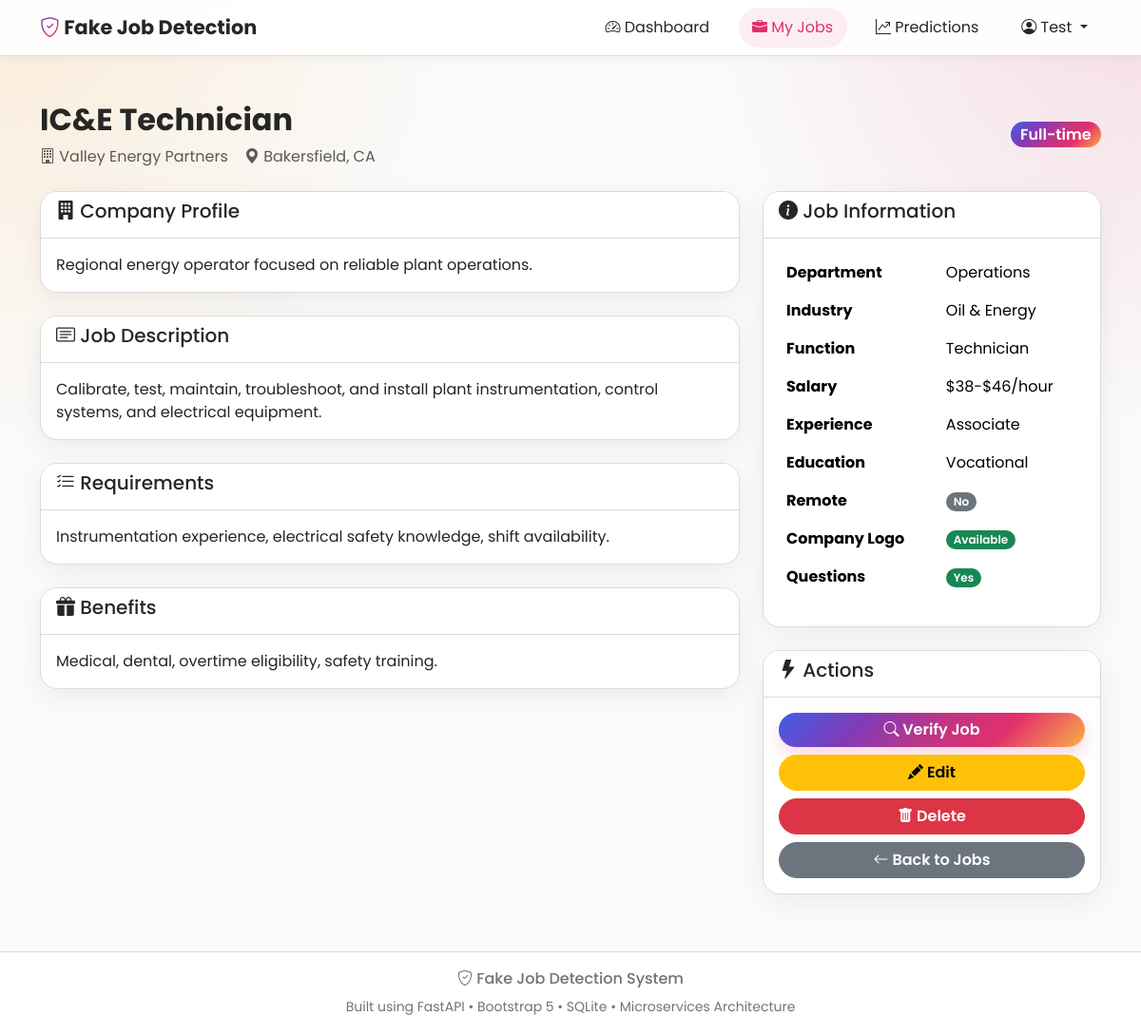
/jobs/2 (signed in), run on the app's committed database.
### app/models/job.py (models this page shows)
class Job(Base):
    __tablename__ = "jobs"
    id: Mapped[int] = mapped_column(primary_key=True, index=True)
    user_id: Mapped[int] = mapped_column(
        ForeignKey("users.id"),
        nullable=False
    )
    title: Mapped[str] = mapped_column(
        String(200),
        nullable=False
    )
    company: Mapped[str] = mapped_column(
        String(150),
        nullable=False
    )
    location: Mapped[str | None] = mapped_column(String(150))
    department: Mapped[str | None] = mapped_column(String(150))
    salary_range: Mapped[str | None] = mapped_column(String(100))
    company_profile: Mapped[str | None] = mapped_column(Text)
    description: Mapped[str] = mapped_column(
        Text,
        nullable=False
    )
    requirements: Mapped[str | None] = mapped_column(Text)
    benefits: Mapped[str | None] = mapped_column(Text)
    telecommuting: Mapped[bool] = mapped_column(
        Boolean,
        default=False
    )
    has_company_logo: Mapped[bool] = mapped_column(
        Boolean,
        default=False
    )
    has_questions: Mapped[bool] = mapped_column(
        Boolean,
        default=False
    )
    employment_type: Mapped[str | None] = mapped_column(String(100))
    required_experience: Mapped[str | None] = mapped_column(String(100))
    required_education: Mapped[str | None] = mapped_column(String(100))
    industry: Mapped[str | None] = mapped_column(String(100))
    function: Mapped[str | None] = mapped_column(String(100))
    created_at: Mapped[datetime] = mapped_column(
        DateTime,
        default=datetime.utcnow
    )
    updated_at: Mapped[datetime] = mapped_column(
        DateTime,
        default=datetime.utcnow,
        onupdate=datetime.utcnow
    )
    application_deadline: Mapped[datetime | None] = mapped_column(
        DateTime,
        nullable=True
    )
    job_link: Mapped[str | None] = mapped_column(
        String(500),
        nullable=True
    )
    owner = relationship(
        "User",
        back_populates="jobs"
    )
    prediction_result = relationship(
        "PredictionResult",
        back_populates="job",
        uselist=False,
        cascade="all, delete-orphan"
    )

### app/routers/jobs.py (the view)
@router.get("/{job_id}")
def view_job(
    job_id: int,
    request: Request,
    db: Session = Depends(get_db)
):
    login_redirect = require_login(request)
    if login_redirect:
        return login_redirect
    job = get_job_by_id(
        db,
        job_id,
        request.session["user_id"]
    )
    if job is None:
        return templates.TemplateResponse(
            request=request,
            name="errors/404.html",
            context={
                "title": "Job Not Found",
                "message": "The requested job could not be found."
            },
            status_code=404
        )
    return templates.TemplateResponse(
        request=request,
        name="job_details.html",
        context={
            "title": "Job Details",
            "job": job
        }
    )

### app/templates/job_details.html (shortened to what this page needs)
{% extends "base.html" %}
{% block content %}
<div class="d-flex justify-content-between align-items-center mb-4">
    <div>
        <h2 class="fw-bold">
            {{ job.title }}
        </h2>
        <p class="text-muted mb-0">
            <i class="bi bi-building"></i>
            {{ job.company }}
            <i class="bi bi-geo-alt-fill"></i>
            {{ job.location }}
        </p>
    </div>
    <span class="badge bg-primary fs-6">
        {{ job.employment_type }}
    </span>
</div>
<div class="row">
    <div class="col-lg-8">
        <div class="card mb-4">
            <div class="card-header">
                <h5>
                    <i class="bi bi-building-fill"></i>
                    Company Profile
                </h5>
            </div>
            <div class="card-body">
                {% if job.company_profile %}
                {{ job.company_profile }}
                {% else %}
                <span class="text-muted">
                    No company profile available.
                </span>
                {% endif %}
            </div>
        </div>
        <div class="card mb-4">
            <div class="card-header">
                <h5>
                    <i class="bi bi-card-text"></i>
                    Job Description
                </h5>
            </div>
            <div class="card-body">
                {{ job.description }}
            </div>
        </div>
        <div class="card mb-4">
            <div class="card-header">
                <h5>
                    <i class="bi bi-list-check"></i>
                    Requirements
                </h5>
            </div>
            <div class="card-body">
                {% if job.requirements %}
                {{ job.requirements }}
                {% else %}
                <span class="text-muted">
                    Not specified.
                </span>
                {% endif %}
            </div>
        </div>
        <div class="card">
            <div class="card-header">
                <h5>
                    <i class="bi bi-gift-fill"></i>
                    Benefits
                </h5>
            </div>
            <div class="card-body">
                {% if job.benefits %}
                {{ job.benefits }}
                {% else %}
                <span class="text-muted">
                    No benefits mentioned.
                </span>
                {% endif %}
            </div>
        </div>
    </div>
    <div class="col-lg-4">
        <div class="card mb-4">
            <div class="card-header">
                <h5>
                    <i class="bi bi-info-circle-fill"></i>
                    Job Information
                </h5>
            </div>
            <div class="card-body">
                <table class="table table-borderless">
                    <tr>
                        <th>Department</th>
                        <td>{{ job.department or "-" }}</td>
                    </tr>
                    <tr>
                        <th>Industry</th>
                        <td>{{ job.industry or "-" }}</td>
                    </tr>
                    <tr>
                        <th>Function</th>
                        <td>{{ job.function or "-" }}</td>
                    </tr>
                    <tr>
                        <th>Salary</th>
                        <td>{{ job.salary_range or "-" }}</td>
                    </tr>
                    <tr>
                        <th>Experience</th>
                        <td>{{ job.required_experience or "-" }}</td>
                    </tr>
                    <tr>
                        <th>Education</th>
                        <td>{{ job.required_education or "-" }}</td>
                    </tr>
                    <tr>
                        <th>Remote</th>
                        <td>
                            {% if job.telecommuting %}
                            <span class="badge bg-success">
                                Yes
                            </span>
                            {% else %}
                            <span class="badge bg-secondary">
                                No
                            </span>
                            {% endif %}
                        </td>
                    </tr>
                    <tr>
                        <th>Company Logo</th>
                        <td>
                            {% if job.has_company_logo %}
                            <span class="badge bg-success">
                                Available
                            </span>
                            {% else %}
                            <span class="badge bg-danger">
                                Not Available
                            </span>
                            {% endif %}
                        </td>
                    </tr>
                    <tr>
                        <th>Questions</th>
                        <td>
                            {% if job.has_questions %}
                            <span class="badge bg-success">
                                Yes
                            </span>
                            {% else %}
                            <span class="badge bg-secondary">
                                No
                            </span>
                            {% endif %}
                        </td>
                    </tr>
                </table>
            </div>
        </div>
        <div class="card">
            <div class="card-header">
                <h5>
                    <i class="bi bi-lightning-fill"></i>
                    Actions
                </h5>
            </div>
            <div class="card-body d-grid gap-2">
                <a
                    href="/prediction/{{ job.id }}"
                    class="btn btn-success">
                    <i class="bi bi-search"></i>
                    Verify Job
                </a>
                <a
                    href="/jobs/{{ job.id }}/edit"
                    class="btn btn-warning">
                    <i class="bi bi-pencil-fill"></i>
                    Edit
                </a>
                <a
                    href="/jobs/{{ job.id }}/delete"
                    class="btn btn-danger"
                    onclick="return confirm('Delete this job?')">
                    <i class="bi bi-trash-fill"></i>
                    Delete
                </a>
                <a
                    href="/jobs"
                    class="btn btn-secondary">
                    <i class="bi bi-arrow-left"></i>
                    Back to Jobs
                </a>
            </div>
        </div>
    </div>
</div>
{% endblock %}

### app/static/css/style.css (style rules this page uses)
:root { --ig-pink:#e1306c; --ig-purple:#833ab4; --ig-orange:#fcaf45; --ig-blue:#405de6; --ig-ink:#262626; --ig-muted:#737373; --ig-line:#dbdbdb; --ig-soft:#fafafa; --ig-gradient:linear-gradient(135deg,#405de6 0%,#833ab4 28%,#c13584 52%,#e1306c 72%,#fcaf45 100%); }
body { color:var(--ig-ink); background: radial-gradient(circle at top left,rgba(252,175,69,.18),transparent 30rem), radial-gradient(circle at top right,rgba(225,48,108,.14),transparent 28rem), var(--ig-soft) !important; }
.card { border:1px solid var(--ig-line) !important; border-radius:18px !important; box-shadow:0 8px 28px rgba(0,0,0,.06) !important; overflow:hidden; }
.card-header { background:#fff !important; border-bottom:1px solid var(--ig-line) !important; color:var(--ig-ink) !important; font-weight:700; }
.btn { border-radius:999px !important; font-weight:600 !important; }
.btn-primary, .btn-success, .btn-info, .btn-dark { background:var(--ig-gradient) !important; border:0 !important; color:#fff !important; box-shadow:0 8px 18px rgba(225,48,108,.2); }
.bg-primary, .bg-info, .bg-dark { background:var(--ig-gradient) !important; }
.badge { border-radius:999px; font-weight:600; }
.table { --bs-table-bg:transparent; }
.table tbody td { border-color:#efefef; }
.page-title, h1,h2,h3,h4,h5 { letter-spacing:0; }

### app/templates/base.html (style rules this page uses)
body { font-family:'Poppins',sans-serif; min-height:100vh; display:flex; flex-direction:column; }
.card { transition:.25s; }

### data on the page
Job: title "IC&E Technician", company "Valley Energy Partners", location "Bakersfield, CA", employment_type "Full-time", company_profile "Regional energy operator focused on reliable plant operations.", description "Calibrate, test, maintain, troubleshoot, and install plant instrumentation, control systems, and electrical equipment.", requirements "Instrumentation experience, electrical safety knowledge, shift availability.", benefits "Medical, dental, overtime eligibility, safety training.", department "Operations", industry "Oil & Energy", function "Technician", salary_range "$38-$46/hour", required_experience "Associate", required_education "Vocational"

### other printed values
{{ request.session.get("user_name").split()[0] }} "Test"
